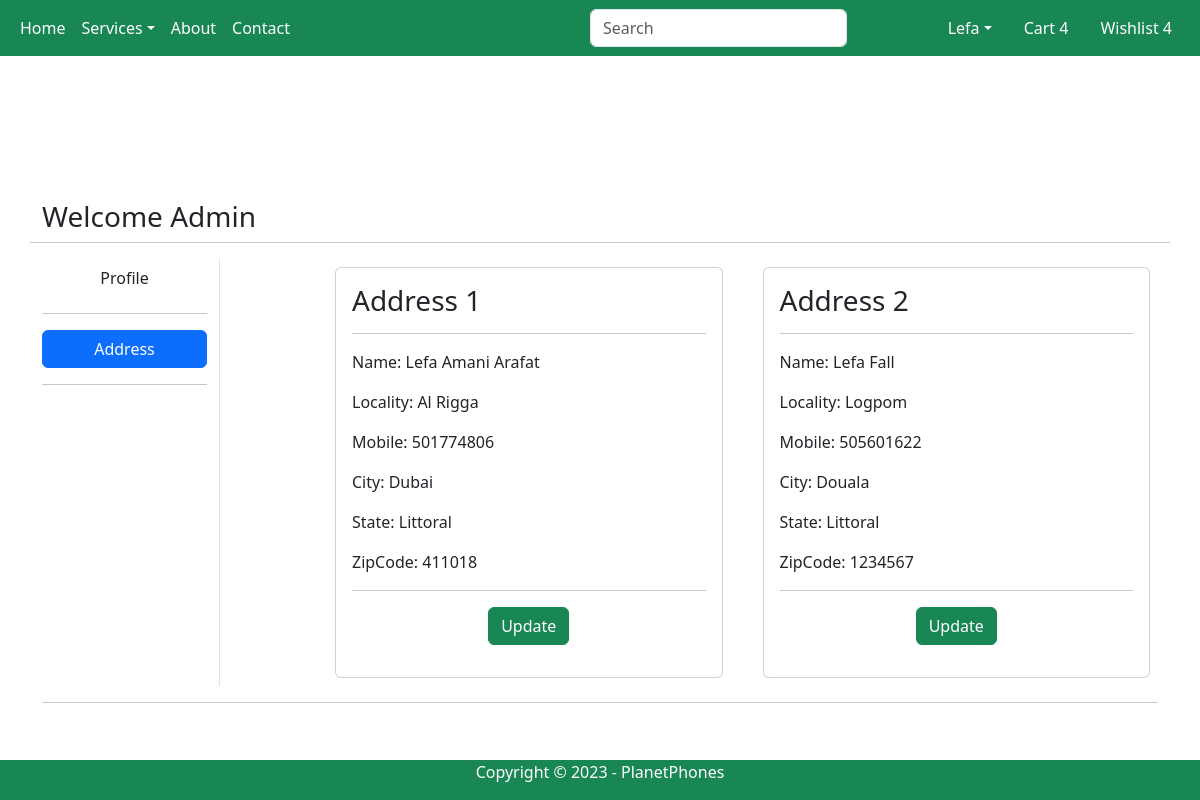
The page /address/ (signed in) on the database its author committed.
### app/models.py (models this page shows, shortened)
class Customer(models.Model):
    user = models.ForeignKey(User, on_delete=models.CASCADE)
    name = models.CharField(max_length=200)
    locality = models.CharField(max_length=200)
    city = models.CharField(max_length=50)
    mobile = models.IntegerField(default=0)
    zipcode = models.IntegerField()
    state = models.CharField(choices=STATE_CHOICES, max_length=100)

### app/views.py (the view)
# urls.py: path('address/', views.address, name='address'),
def address(request):
    add = Customer.objects.filter(user=request.user)
    return render(request, 'app/address.html', locals())

### app/templates/app/address.html (shortened to what this page needs)
{% extends 'app/base.html' %}
{% load static %}
{% block main-content %}
    <br><br><br><br>
    <div class="container my-5">
        <div class="row">
            <h3>Welcome <span class="text-capitalize">{{request.user}}</span></h3><hr>
            <div class="col-sm-2 border-end">
                <ul class="list-unstyled">
                    <li class="d-grid"><a href="{% url 'profile' %}" class="btn">Profile</a></li><hr>
                    <li class="d-grid"><a href="{% url 'address' %}" class="btn btn-primary">Address</a></li><hr>
                </ul>
            </div>
            <br><br>
            <div class="col-sm-9 offset-sm-1">
                <div class="row">
                    {% for ad in add %}
                        <div class="col-sm-6">
                            <div class="card m-2">
                                <div class="card-body">
                                    <h3>Address {{forloop.counter}}</h3><hr>
                                    <p>Name: {{ad.name}}</p>
                                    <p>Locality: {{ad.locality}}</p>
                                    <p>Mobile: {{ad.mobile}}</p>
                                    <p>City: {{ad.city}}</p>
                                    <p>State: {{ad.state}}</p>
                                    <p>ZipCode: {{ad.zipcode}}</p><hr>
                                    <p class="text-center"><a href="{% url 'updateAddress' pk=ad.id %}"
                                        type="button" class="btn btn-success">Update</a></p>
                                </div>
                            </div>
                        </div>
                    {% endfor %}
                </div>
            </div>
        </div><hr>
    </div>
{% endblock main-content %}

### rows shown on the page
Customer: name "Lefa Amani Arafat", locality "Al Rigga", mobile "501774806", city "Dubai", state "Littoral", zipcode "411018"
Customer: name "Lefa Fall", locality "Logpom", mobile "505601622", city "Douala", state "Littoral", zipcode "1234567"

### other values the page prints
{{ request.user }} "Admin"
